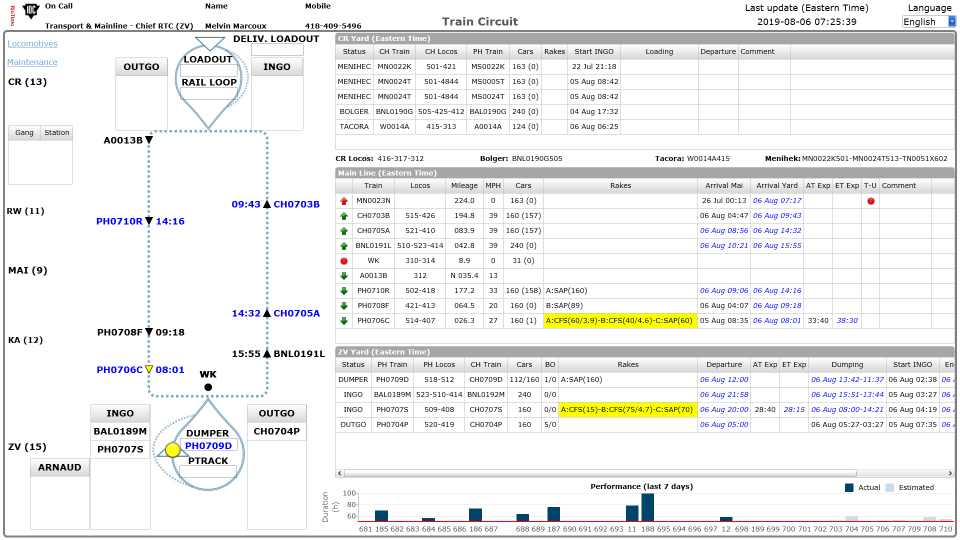
#> input picture TrainCircuit_20190806072539.png, 1920 x 1080 px (shown at 1/2 size); its folder holds 6 pictures in this run
$ python process_train.py
#> lines starting #> are read from the running program, lines starting #| are printed output that depends on the picture; after the words box and inside, x2 and y2 are one past the last pixel; in counts of white or black regions, pixels touching at a corner belong together
#!/usr/bin/env python3
# -*- coding: utf-8 -*-

import os
import re

from PIL import Image, ImageOps
import pandas as pd
import pytesseract


#  Notes sur les fichiers logs
#
#  La couleur des flèches indique si le train est
#       - arrêté (rouge)
#       - en marche (vert)
#
#  Dates d'arrivée à Yard (destination) ou Mai
#       - estimée (italique bleu)
#       - réelle (noir)
#
#  La distance à destination au nord semble être le mile 224
#


if os.name == 'nt':
    TESSERACT_PATH = r"C:\Program Files\Tesseract-OCR\tesseract.exe"
    pytesseract.pytesseract.tesseract_cmd = TESSERACT_PATH

LINES_RECTANGLES = (
    (703, 385, 1920, 415),
    (703, 415, 1920, 445),
    (703, 445, 1920, 475),
    (703, 475, 1920, 505),
    (703, 505, 1920, 535),
    (703, 535, 1920, 565),
    (703, 565, 1920, 595),
    (703, 595, 1920, 625),
    (703, 625, 1920, 655),
)
ICONS_RECTANGLES = (
    (671, 386, 703, 415),
    (671, 416, 703, 445),
    (671, 446, 703, 475),
    (671, 476, 703, 505),
    (671, 506, 703, 535),
    (671, 536, 703, 565),
    (671, 566, 703, 595),
    (671, 596, 703, 625),
    (671, 626, 703, 655),
)
TRAIN_RECTANGLES = (
    (705, 385, 788, 415),
    (705, 415, 788, 445),
    (705, 445, 788, 475),
    (705, 475, 788, 505),
    (705, 505, 788, 535),
    (705, 535, 788, 565),
    (705, 565, 788, 595),
    (705, 595, 788, 625),
    (705, 625, 788, 655),
)
MILEAGE_MPH_CARS_RECTANGLES = (
    (860, 385, 1128, 415),
    (860, 415, 1128, 445),
    (860, 445, 1128, 475),
    (860, 475, 1128, 505),
    (860, 505, 1128, 535),
    (860, 535, 1128, 565),
    (860, 565, 1128, 595),
    (860, 595, 1128, 625),
    (860, 625, 1128, 655),
)
ARRIVALS_RECTANGLES = (
    (1125, 385, 1618, 415),
    (1125, 415, 1618, 445),
    (1125, 445, 1618, 475),
    (1125, 475, 1618, 505),
    (1125, 505, 1618, 535),
    (1125, 535, 1618, 565),
    (1125, 565, 1618, 595),
    (1125, 595, 1618, 625),
    (1125, 625, 1618, 655),
)
LOG_DATE_RECTANGLE = (1493, 30, 1738, 53)

COLUMNS = ['Train', 'Direction', 'Mileage', 'MPH', 'Cars', 'Arrival Mai',
           'Arrival Yard', 'Log Date']


def get_images():
    images_paths = os.listdir('.')
    images_paths = [image for image in images_paths if 'png' in image]
#    images_paths = [image for image in images_paths if 'TrainCircuit_20190806' in image]
    images = [Image.open(image_path) for image_path in sorted(images_paths)]
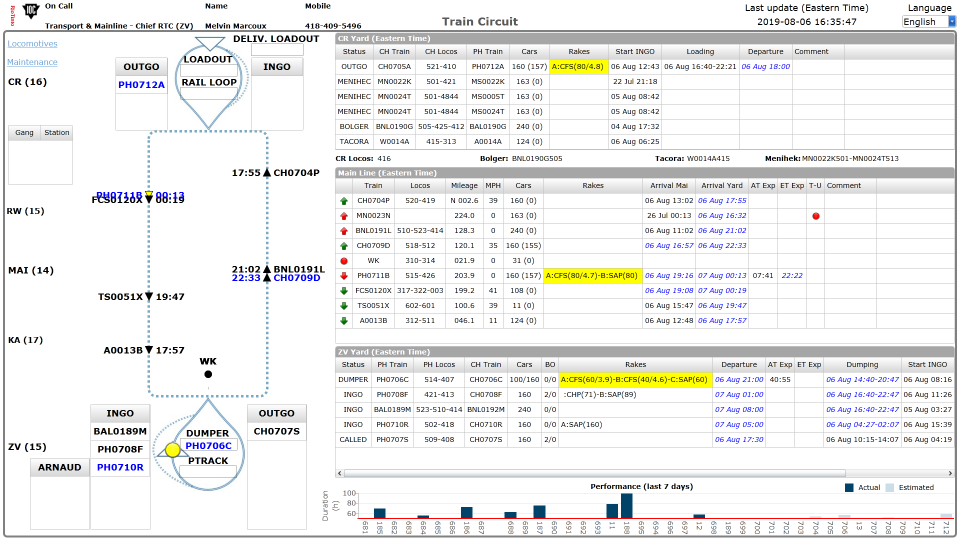
#> input picture TrainCircuit_20190806163547.png, 1920 x 1080 px (shown at 1/2 size)
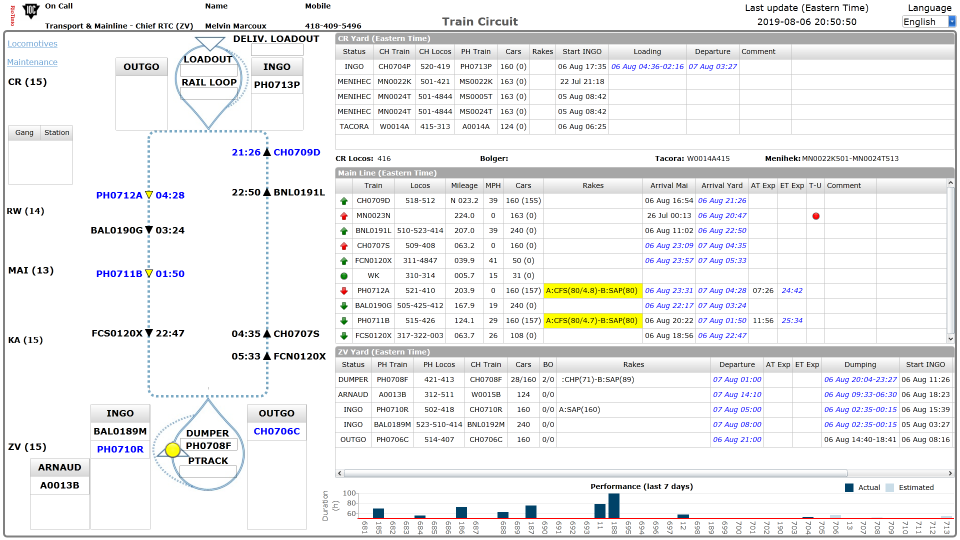
#> input picture TrainCircuit_20190806205050.png, 1920 x 1080 px (shown at 1/2 size)
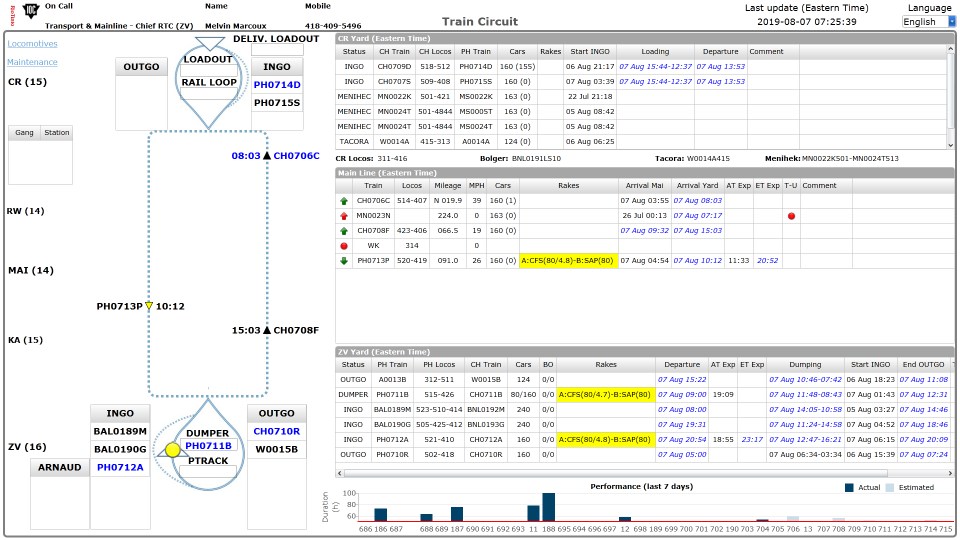
#> input picture TrainCircuit_20190807072539.png, 1920 x 1080 px (shown at 1/2 size)
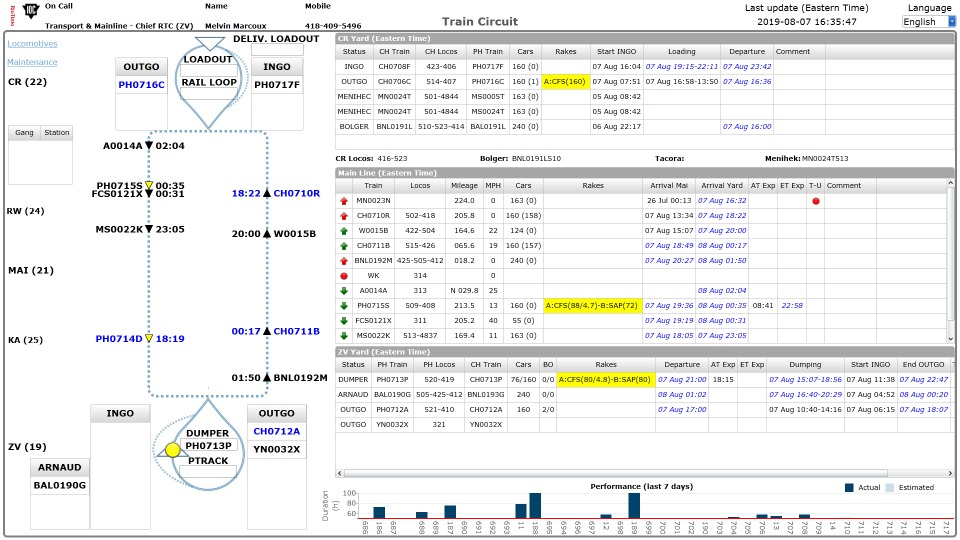
#> input picture TrainCircuit_20190807163547.png, 1920 x 1080 px (shown at 1/2 size)
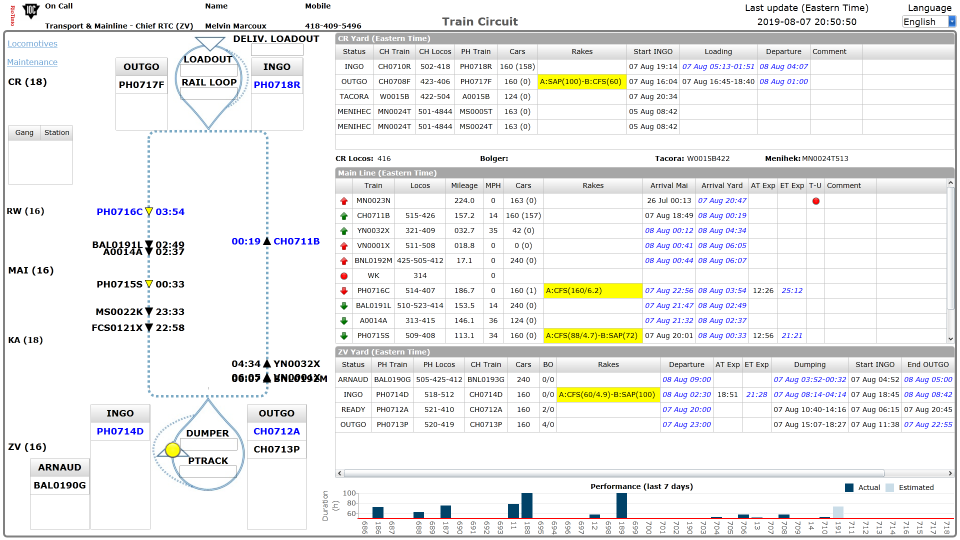
#> input picture TrainCircuit_20190807205050.png, 1920 x 1080 px (shown at 1/2 size)
    return images


# [6 lines left out: function get_lines, not called in this run]


def get_ref_icons():
    image = Image.open('./TrainCircuit_20190806072539.png')
    icon_up = ImageOps.posterize(image.crop(ICONS_RECTANGLES[0]).convert('L'), 1)
    icon_down = ImageOps.posterize(image.crop(ICONS_RECTANGLES[5]).convert('L'), 1)
    icon_circle = ImageOps.posterize(image.crop(ICONS_RECTANGLES[4]).convert('L'), 1)
    image = Image.open('./TrainCircuit_20190806163547.png')
    icon_down2 = ImageOps.posterize(image.crop(ICONS_RECTANGLES[5]).convert('L'), 1)
    return icon_up, icon_down, icon_down2, icon_circle


# [6 lines left out: function get_icons, not called in this run]


def get_images_rectangles(images):
    icons = []
    trains = []
    mmcs = []
    arrivals = []
    log_dates = []
    for image in images:
        log_date = image.crop(LOG_DATE_RECTANGLE)
        for rectangle in ICONS_RECTANGLES:
            icons.append(ImageOps.posterize(image.crop(rectangle).convert('L'), 1))
            log_dates.append(log_date)
        for rectangle in TRAIN_RECTANGLES:
            trains.append(image.crop(rectangle))
        for rectangle in MILEAGE_MPH_CARS_RECTANGLES:
            mmcs.append(image.crop(rectangle))
        for rectangle in ARRIVALS_RECTANGLES:
            arrivals.append(image.crop(rectangle))
    return icons, trains, mmcs, arrivals, log_dates


def get_train_data(images):
    icons, trains, mmcs, arrivals, log_dates = get_images_rectangles(images)
    data = zip(icons, trains, mmcs, arrivals, log_dates)
    icon_up, icon_down, icon_down2, icon_circle = get_ref_icons()
    trains = pd.DataFrame(columns=COLUMNS)
    for icon, train, mmc, arrival, log_date in data:

        name = pytesseract.image_to_string(train)
        if not name or name == 'WK':
            continue
        if name[-1] == '.':
            name = name[:-1]

        logdate = pytesseract.image_to_string(log_date, config='--psm 7')

        info = pytesseract.image_to_string(arrival, config='--psm 7')
        arrivals_re = r'(\d+\s+(.?ul|Aug)\s+\d+:\d+)'
        arrivals = re.findall(arrivals_re, info)
        if len(arrivals) == 0:
            # print(name, 'arrivals: ', info)
            # arrival.show()
            continue
        if len(arrivals) == 2:
            mai = arrivals[0][0]
            yard = arrivals[1][0]
        else:
            mai = None
            yard = arrivals[0][0]

        info = pytesseract.image_to_string(mmc)
        mmc_re = r'((\d+\.\d+)|(\d+))\s+\|?\s*(\d+)\s*\|?\s*(\d+)\s*\(\d+'
        tmp = re.findall(mmc_re, info)
        if len(tmp) == 0:
            # no cars
            mmc_re = r'((\d+\.\d+)|(\d+))\s+\|?\s*(\d+)'
            tmp = re.findall(mmc_re, info)
            if len(tmp) == 0:
                # print('\nmmc: ', name, info)
                # mmc.show()
                continue
            else:
                tmp = tmp[0]
        else:
            tmp = tmp[0]

        if tmp[1]:
            # a float was captured
            mileage = float(tmp[1])
        else:
            # an int was captured (the dot was missed, we must divide by 10)
            mileage = float(tmp[2])/10.0
#            print(name, info)
#            mmc.show()
        speed = int(tmp[3]) if tmp[3] else None
        if len(tmp) == 5:
            cars = int(tmp[4]) if tmp[4] else None
        else:
            cars = None

        if icon == icon_up:
            direction = 'northbound'
        elif icon == icon_down or icon == icon_down2:
            direction = 'southbound'
        else:
            direction = ''

        trains = trains.append(
            pd.DataFrame(
                [[name, direction, mileage, speed, cars, mai, yard, logdate]],
                columns=COLUMNS,
            ),
        )
        trains = trains.dropna(how='all')

    trains = trains.reset_index(drop=True)
    return trains


# [98 lines left out: functions get_train_data2, manual_corrections, not called in this run]


def main():
    images = get_images()
#> in get_images, `images = [Image.open(image_path) for image_path in sorted(images_paths)]`: images = 6 items
#> images = 6 items
    train_data = get_train_data(images)
#> the loop in get_images_rectangles, `for image in images:` made 6 passes
#> after the loop in get_images_rectangles, `for image in images:`: arrivals = 54 items
#> in get_ref_icons, image is the input picture: PIL image 1920x1080 RGBA; mean R, G, B, A 238.5, 238.6, 238, 255
#> in get_ref_icons, `icon_up = ImageOps.posterize(image.crop(ICONS_RECTANGLES[0]).convert('..`:
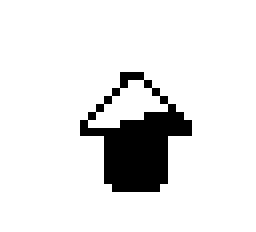
#> icon_up: PIL image 32x29 L (shown 8 times larger); values 0 (black) and 128 (white), 89.8% white; 1 black region, box (x1, y1, x2, y2) and area: (10, 9, 24, 24) 95
#> in get_ref_icons, `icon_down = ImageOps.posterize(image.crop(ICONS_RECTANGLES[5]).convert..`: icon_down: PIL image 32x29 L; values 0 (black) and 128 (white), 88.7% white; 1 black region, box (x1, y1, x2, y2) and area: (10, 8, 24, 23) 105
#> in get_ref_icons, `icon_circle = ImageOps.posterize(image.crop(ICONS_RECTANGLES[4]).conve..`: icon_circle: PIL image 32x29 L; values 0 (black) and 128 (white), 84.9% white; 1 black region, box (x1, y1, x2, y2) and area: (10, 9, 24, 23) 140
#> in get_ref_icons, image is the input picture: PIL image 1920x1080 RGBA; mean R, G, B, A 238, 238.1, 237.3, 255
#> in get_ref_icons, `icon_down2 = ImageOps.posterize(image.crop(ICONS_RECTANGLES[5]).conver..`:
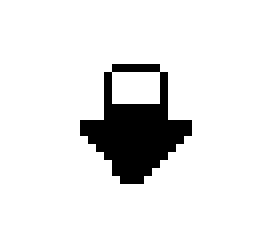
#> icon_down2: PIL image 32x29 L (shown 8 times larger); values 0 (black) and 128 (white), 89% white; 1 black region, box (x1, y1, x2, y2) and area: (10, 8, 24, 23) 102
#> the loop in get_train_data, `for icon, train, mmc, arrival, log_date in data: ` made 1 pass

    train_data['Train'] = train_data['Train'].str.upper()
    train_data['Train'] = train_data['Train'].str.replace('O', '0')
    train_data['Train'] = train_data['Train'].str.replace('I', '1')
    train_data = manual_corrections(train_data)

    with pd.option_context(
                'display.max_rows', None,
                'display.max_columns', None,
            ):
        print(train_data)

    train_data.to_pickle('train_data.pkl')


if __name__ == '__main__':
    main()
#> (the call stopped at in get_train_data, `name = pytesseract.image_to_string(train)`: pytesseract is not available in this run)
